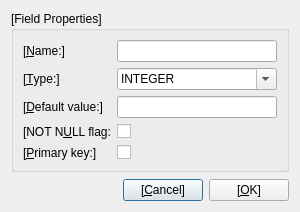
<?xml version="1.0" encoding="UTF-8"?>
<ui version="4.0">
 <class>FieldDialog</class>
 <widget class="QDialog" name="FieldDialog">
  <property name="geometry">
   <rect>
    <x>0</x>
    <y>0</y>
    <width>300</width>
    <height>212</height>
   </rect>
  </property>
  <property name="windowTitle">
   <string>Dialog</string>
  </property>
  <layout class="QVBoxLayout" name="verticalLayout">
   <item>
    <widget class="QGroupBox" name="group_box">
     <property name="title">
      <string>[Field Properties]</string>
     </property>
     <layout class="QGridLayout" name="gridLayout">
      <item row="0" column="0">
       <widget class="QLabel" name="name_label">
        <property name="text">
         <string>[&amp;Name:]</string>
        </property>
        <property name="buddy">
         <cstring>name_edit</cstring>
        </property>
       </widget>
      </item>
      <item row="0" column="1">
       <widget class="QLineEdit" name="name_edit"/>
      </item>
      <item row="1" column="0">
       <widget class="QLabel" name="type_label">
        <property name="text">
         <string>[&amp;Type:]</string>
        </property>
        <property name="buddy">
         <cstring>type_edit</cstring>
        </property>
       </widget>
      </item>
      <item row="1" column="1">
       <widget class="QComboBox" name="type_edit">
        <property name="editable">
         <bool>true</bool>
        </property>
        <item>
         <property name="text">
          <string>INTEGER</string>
         </property>
        </item>
        <item>
         <property name="text">
          <string>TEXT</string>
         </property>
        </item>
        <item>
         <property name="text">
          <string>REAL</string>
         </property>
        </item>
        <item>
         <property name="text">
          <string>BLOB</string>
         </property>
        </item>
        <item>
         <property name="text">
          <string>NULL</string>
         </property>
        </item>
       </widget>
      </item>
      <item row="2" column="0">
       <widget class="QLabel" name="dflt_label">
        <property name="text">
         <string>[&amp;Default value:]</string>
        </property>
        <property name="buddy">
         <cstring>dflt_edit</cstring>
        </property>
       </widget>
      </item>
      <item row="2" column="1">
       <widget class="QLineEdit" name="dflt_edit"/>
      </item>
      <item row="3" column="0">
       <widget class="QLabel" name="null_label">
        <property name="text">
         <string>[NOT N&amp;ULL flag:</string>
        </property>
        <property name="buddy">
         <cstring>null_box</cstring>
        </property>
       </widget>
      </item>
      <item row="3" column="1">
       <widget class="QCheckBox" name="null_box">
        <property name="text">
         <string/>
        </property>
       </widget>
      </item>
      <item row="4" column="0">
       <widget class="QLabel" name="primary_key_label">
        <property name="text">
         <string>[&amp;Primary key:]</string>
        </property>
        <property name="buddy">
         <cstring>pk_box</cstring>
        </property>
       </widget>
      </item>
      <item row="4" column="1">
       <widget class="QCheckBox" name="pk_box">
        <property name="text">
         <string/>
        </property>
       </widget>
      </item>
     </layout>
    </widget>
   </item>
   <item>
    <spacer name="verticalSpacer">
     <property name="orientation">
      <enum>Qt::Vertical</enum>
     </property>
     <property name="sizeHint" stdset="0">
      <size>
       <width>20</width>
       <height>7</height>
      </size>
     </property>
    </spacer>
   </item>
   <item>
    <layout class="QHBoxLayout" name="horizontalLayout">
     <item>
      <spacer name="horizontalSpacer">
       <property name="orientation">
        <enum>Qt::Horizontal</enum>
       </property>
       <property name="sizeHint" stdset="0">
        <size>
         <width>40</width>
         <height>20</height>
        </size>
       </property>
      </spacer>
     </item>
     <item>
      <widget class="QPushButton" name="cancel_button">
       <property name="text">
        <string>[&amp;Cancel]</string>
       </property>
      </widget>
     </item>
     <item>
      <widget class="QPushButton" name="ok_button">
       <property name="text">
        <string>[&amp;OK]</string>
       </property>
      </widget>
     </item>
    </layout>
   </item>
  </layout>
 </widget>
 <resources/>
 <connections/>
</ui>
